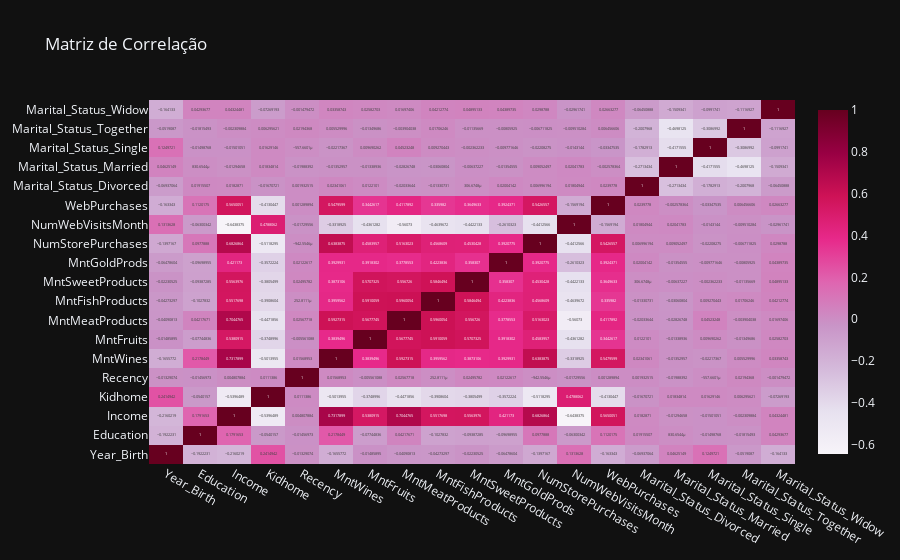

Notebook code cell kept with this figure:
### Code cell
#Plotando a matriz de correlação
cor = df.corr()

fig = go.Figure()
fig.add_traces(go.Heatmap(x=cor.columns,
                          y=cor.index,
                          z=cor,
                          colorscale = 'purd',
                          texttemplate='%{z}'))
fig.update_layout(title_text = 'Matriz de Correlação')
fig.show()

### Figure 1 — Plotly figure (JSON) as saved in the notebook; plotly's stock layout.template omitted (floating-point values rounded to 4 significant figures; data arrays with more than 128 entries replaced by an {"elided": "..."} marker saying what was removed)
{"data": [{"colorscale": [[0.0, "rgb(247,244,249)"], [0.125, "rgb(231,225,239)"], [0.25, "rgb(212,185,218)"], [0.375, "rgb(201,148,199)"], [0.5, "rgb(223,101,176)"], [0.625, "rgb(231,41,138)"], [0.75, "rgb(206,18,86)"], [0.875, "rgb(152,0,67)"], [1.0, "rgb(103,0,31)"]], "texttemplate": "%{z}", "x": ["Year_Birth", "Education", "Income", "Kidhome", "Recency", "MntWines", "MntFruits", "MntMeatProducts", "MntFishProducts", "MntSweetProducts", "MntGoldProds", "NumStorePurchases", "NumWebVisitsMonth", "WebPurchases", "Marital_Status_Divorced", "Marital_Status_Married", "Marital_Status_Single", "Marital_Status_Together", "Marital_Status_Widow"], "y": ["Year_Birth", "Education", "Income", "Kidhome", "Recency", "MntWines", "MntFruits", "MntMeatProducts", "MntFishProducts", "MntSweetProducts", "MntGoldProds", "NumStorePurchases", "NumWebVisitsMonth", "WebPurchases", "Marital_Status_Divorced", "Marital_Status_Married", "Marital_Status_Single", "Marital_Status_Together", "Marital_Status_Widow"], "z": {"elided": "19x19 float values"}, "type": "heatmap"}], "layout": {"title": {"text": "Matriz de Correlação"}}}
